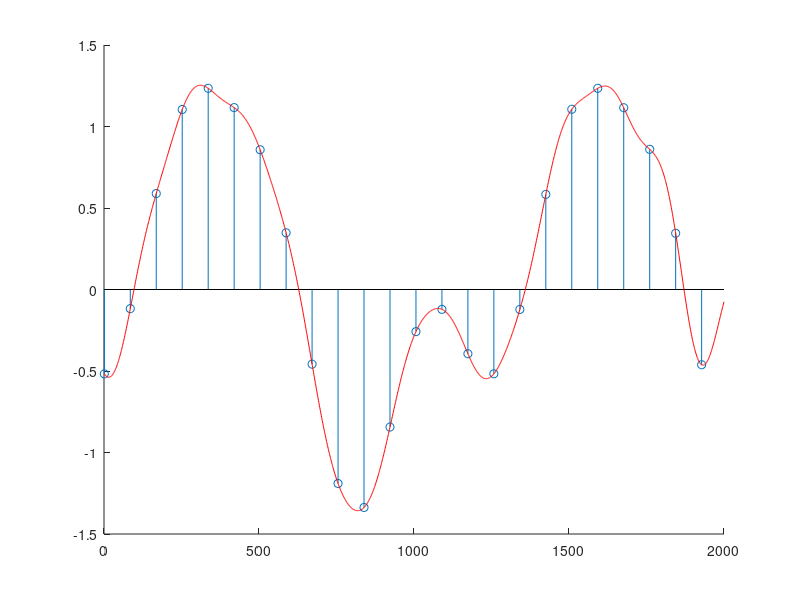

MATLAB code for this plot:
N = 2000;
omega = 0.005;
omega_e = 5 * 3 * omega;
t = 1:N;
x = sin(omega*t) + 0.5*sin(2*omega*t+10) + 0.25*sin(3*omega*t+30);

% Te = floor( 2*pi / (6*omega) );
Te = 2*pi / omega_e;
t_es = 1:Te:N;
x_es = x( t_es );
hold on;
stem( t_es, x_es );

for i = 1:N
  s = 0;
  for k = 1:length( t_es )
    s = s + x_es(k) * sinc(((omega_e / 2) * (i-t_es(k)))/pi);
  end;
  x_rec(i) = s;
end;
plot( t, x_rec, 'r-' );
